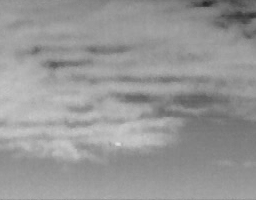
%> input picture detector/PSTNN/images/1.bmp, 256 x 200 px
$ octave --eval "result = run_ILCM(imread('../PSTNN/images/1.bmp'));"   (GNU Octave 9; MATLAB toolbox functions it lacks are replaced by stand-ins)
%> lines starting %> are read from the running program, lines starting %| are printed output that depends on the picture
function re = run_ILCM( img )

img=double(img);
[nrows,ncols]=size(img);
%> nrows = 200; ncols = 256
reg_size=8;
stp_size=reg_size/2;
pad_nr=mod(nrows,stp_size);
%> pad_nr = 0
pad_nc=mod(ncols,stp_size);
%> pad_nc = 0
pad_r=0;
if (pad_nr ~= 0)
    pad_r=stp_size-pad_nr;
end
pad_c=0;
if (pad_nc ~= 0)
    pad_c=stp_size-pad_nc;
end
img_pad=padarray(img,[pad_r pad_c],'replicate','post');

[nrows1,ncols1]=size(img_pad);
%> nrows1 = 200; ncols1 = 256


a=ceil((nrows1-reg_size)/(stp_size))+1;
%> a = 49
b=ceil((ncols1-reg_size)/(stp_size))+1;
%> b = 63
M=zeros(a,b);
Ln=zeros(a,b);
for i=1:a
    for j=1:b
        temp=img_pad(stp_size*(i-1)+1:stp_size*(i-1)+reg_size,stp_size*(j-1)+1:stp_size*(j-1)+reg_size);
        Ln(i,j)=max(max(temp));
        M(i,j)=mean2(temp);
    end
end
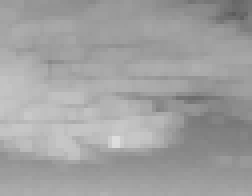
%> Ln: size 49x63 double (shown 4 times larger); min 92, max 221, mean 160.8
Mi=imdilate(M,[1 1 1;1 0 1;1 1 1]);
out=Ln.*M;
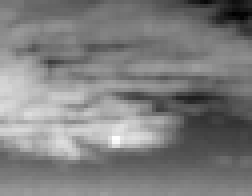
%> out: size 49x63 double (shown 4 times larger); min 6671.4, max 42756.6, mean 24604.5; drawn with min black and max white
re=out./Mi;
end

$ run again, on detector/PSTNN/images/2.bmp
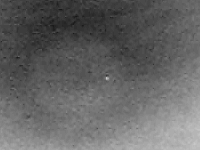
%> input picture detector/PSTNN/images/2.bmp, 200 x 150 px
%> after the loop in run_ILCM, `for i=1:a`:
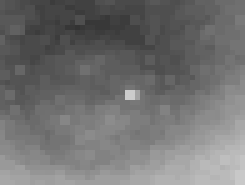
%> Ln: size 37x49 double (shown 5 times larger); min 51, max 204, mean 113.2
%> in run_ILCM, `out=Ln.*M;`:
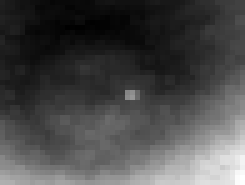
%> out: size 37x49 double (shown 5 times larger); min 2236, max 37634.4, mean 12468.5; drawn with min black and max white
